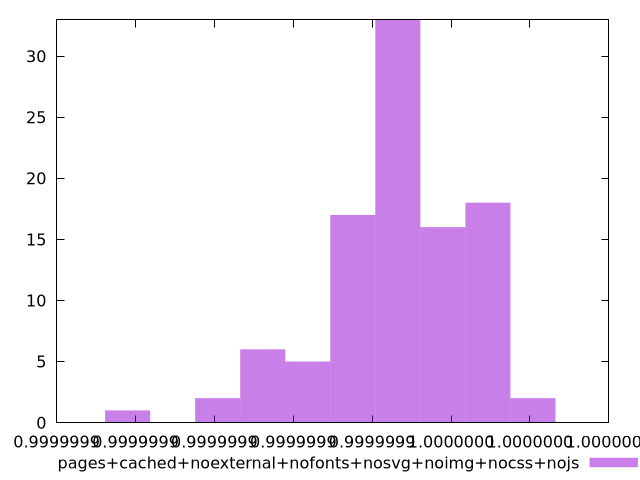

The script that saved this image:
$_pagesCachedNoexternalNofontsNosvgNoimgNocssNojs <<EOF
0.9999999350874044 17
0.9999999122543153 6
0.999999969337038 18
0.9999999579204936 16
0.999999946503949 33
0.9999998780046816 1
0.9999999807535827 2
0.9999999236708598 5
0.9999999008377707 2
EOF
set key outside below
set terminal pngcairo
set output "report_00005_2020-11-02T22-26-11.212Z/mainthread-work-breakdown/pages+cached+noexternal+nofonts+nosvg+noimg+nocss+nojs//hist.png"
set yrange [0:33]
set boxwidth 1.1416544563906971e-8
set style fill transparent solid 0.5 noborder
plot $_pagesCachedNoexternalNofontsNosvgNoimgNocssNojs title "pages+cached+noexternal+nofonts+nosvg+noimg+nocss+nojs" with boxes ,
